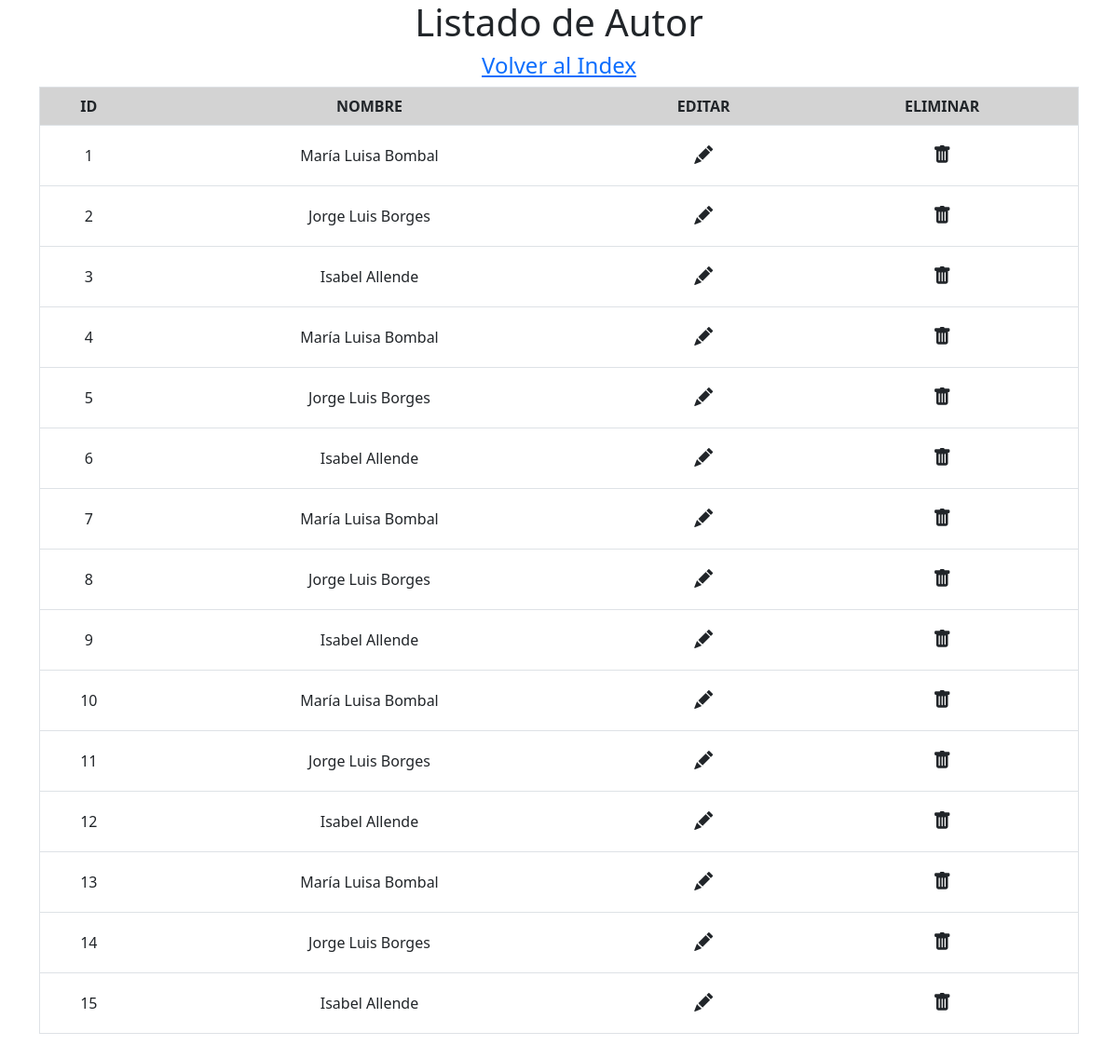
Page /listado_autor on the committed database.
### gestion/models.py (models this page shows, shortened)
class Autor(models.Model):
    nombre = models.CharField(max_length=100)

### gestion/views.py (the view)
# urls.py: path('listado_autor', views.mostrarListadoAutor),
def mostrarListadoAutor(request):
    aut = Autor.objects.all().values()
    datos = {'aut':aut}
    return render(request, 'listado_autor.html', datos)

### gestion/templates/listado_autor.html (shortened to what this page needs)
<!DOCTYPE html>
<html lang="en">
    <head>
        <link href="https://cdn.jsdelivr.net/npm/bootstrap@5.2.0/dist/css/bootstrap.min.css" rel="stylesheet"/>
        <link rel="stylesheet" href="https://cdn.jsdelivr.net/npm/bootstrap-icons@1.9.1/font/bootstrap-icons.css"/>
    </head>
    <body>
        <div class="container">
            <h1 class="text-center">Listado de Autor</h1>
            <h4 class="text-center"><a href="/menu_admin">Volver al Index</a></h4>
            {% if aut %}
                <table border="1" class="table table-hover text-center">
                    <tr bgcolor="lightgray">
                        <th>ID</th>
                        <th>NOMBRE</th>
                        <th>EDITAR</th>
                        <th>ELIMINAR</th>
                    </tr>
                {% for x in aut %}
                    <tr class="align-middle">
                        <td>{{ x.id }}</td>
                        <td>{{ x.nombre }}</td>
                        <td>
                            <a href="/form_actualizar_autor/{{ x.id }}" class="btn btn-lg">
                                <i class="bi bi-pencil-fill"></i>
                            </a>
                        </td>
                        <td>
                            <button type="button" onClick="botonEliminar({{ x.id }})" class="btn btn-lg">
                                <i class="bi bi-trash-fill"></i>
                            </button>
                        </td>
                    </tr>
                {% endfor %}
                </table>
                <br/>
            {% else %}
                <h2 class="text-center  text-danger">No Hay Registros De autoresS Para Listar</h2>
            {% endif %}
        </div>
    </body>
</html>

### rows in the picture
Autor: id "1", nombre "María Luisa Bombal"
Autor: id "2", nombre "Jorge Luis Borges"
Autor: id "3", nombre "Isabel Allende"
Autor: id "4", nombre "María Luisa Bombal"
Autor: id "5", nombre "Jorge Luis Borges"
Autor: id "6", nombre "Isabel Allende"
Autor: id "7", nombre "María Luisa Bombal"
Autor: id "8", nombre "Jorge Luis Borges"
Autor: id "9", nombre "Isabel Allende"
Autor: id "10", nombre "María Luisa Bombal"
Autor: id "11", nombre "Jorge Luis Borges"
Autor: id "12", nombre "Isabel Allende"
Autor: id "13", nombre "María Luisa Bombal"
Autor: id "14", nombre "Jorge Luis Borges"
Autor: id "15", nombre "Isabel Allende"
